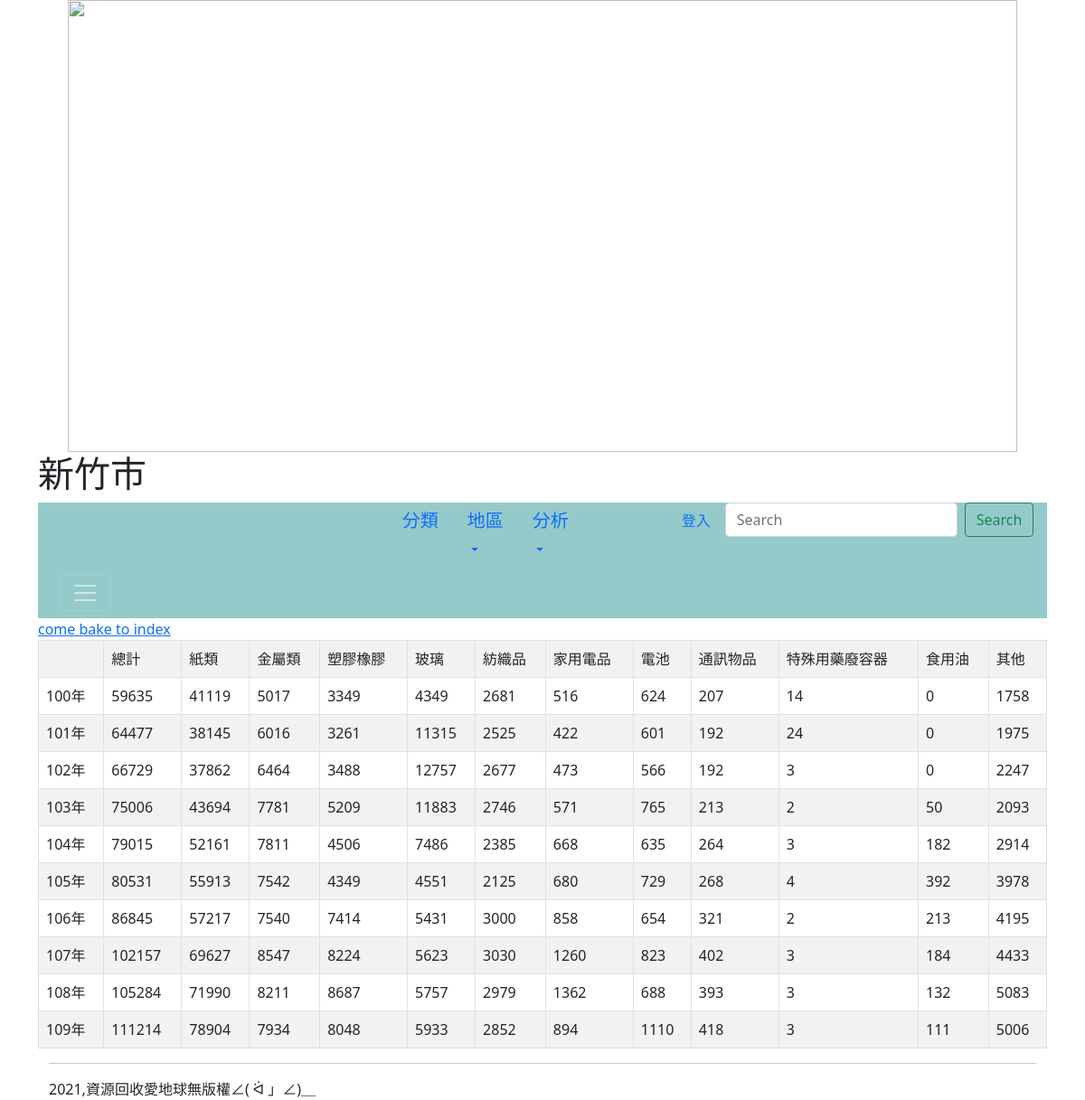
Page /hsinchu/ on the committed database.
### mysite/models.py (models this page shows, shortened)
class Type(models.Model):
	年度 = models.CharField(max_length=200)
	地區 =models.CharField(max_length=200)
	總計 = models.PositiveIntegerField(default=0)
	紙類 = models.PositiveIntegerField(default=0)
	金屬類 = models.PositiveIntegerField(default=0)
	塑膠橡膠= models.PositiveIntegerField(default=0)
	玻璃 = models.PositiveIntegerField(default=0)
	紡織品 = models.PositiveIntegerField(default=0)
	家用電品 = models.PositiveIntegerField(default=0)
	電池 = models.PositiveIntegerField(default=0)
	通訊物品 = models.PositiveIntegerField(default=0)
	特殊用藥廢容器 = models.PositiveIntegerField(default=0)
	食用油 = models.PositiveIntegerField(default=0)
	其他 = models.PositiveIntegerField(default=0)

### mysite/views.py (the view)
# urls.py: path('hsinchu/',hsinchu),
def hsinchu(request):
	types=Type.objects.all()
	types6=Type.objects.filter(地區="新竹市")
	return render(request, "hsinchu.html", locals())

### templates/hsinchu.html (shortened to what this page needs)
{% extends "base.html" %}
{% block headmessage %} <h1>新竹市</h1> {% endblock %}
{% block content %}
<a href="/">come bake to index</a><br>
<table class='table table-striped table-bordered'>
	<tr>
		<td>     </td>
		<td>總計</td>
		<td>紙類</td>
		<td>金屬類</td>
		<td>塑膠橡膠</td>
		<td>玻璃</td>
		<td>紡織品</td>
		<td>家用電品</td>
		<td>電池</td>
		<td>通訊物品</td>
		<td>特殊用藥廢容器</td>
		<td>食用油</td>
		<td>其他</td>
	</tr>
	{% for type in types6 %}
	<tr>
		<td>{{ type.年度 }}</td>
		<td>{{ type.總計 }}</td>
		<td>{{ type.紙類 }}</td>
		<td>{{ type.金屬類 }}</td>
		<td>{{ type.塑膠橡膠 }}</td>
		<td>{{ type.玻璃 }}</td>
		<td>{{ type.紡織品 }}</td>
		<td>{{ type.家用電品 }}</td>
		<td>{{ type.電池 }}</td>
		<td>{{ type.通訊物品 }}</td>
		<td>{{ type.特殊用藥廢容器 }}</td>
		<td>{{ type.食用油 }}</td>
		<td>{{ type.其他 }}</td>
	</tr>
	{% endfor %}
</table>
{% endblock %}

### rows in the picture
Type: 年度 "100年", 總計 "59635", 紙類 "41119", 金屬類 "5017", 塑膠橡膠 "3349", 玻璃 "4349", 紡織品 "2681", 家用電品 "516", 電池 "624", 通訊物品 "207", 特殊用藥廢容器 "14", 食用油 "0", 其他 "1758"
Type: 年度 "101年", 總計 "64477", 紙類 "38145", 金屬類 "6016", 塑膠橡膠 "3261", 玻璃 "11315", 紡織品 "2525", 家用電品 "422", 電池 "601", 通訊物品 "192", 特殊用藥廢容器 "24", 食用油 "0", 其他 "1975"
Type: 年度 "102年", 總計 "66729", 紙類 "37862", 金屬類 "6464", 塑膠橡膠 "3488", 玻璃 "12757", 紡織品 "2677", 家用電品 "473", 電池 "566", 通訊物品 "192", 特殊用藥廢容器 "3", 食用油 "0", 其他 "2247"
Type: 年度 "103年", 總計 "75006", 紙類 "43694", 金屬類 "7781", 塑膠橡膠 "5209", 玻璃 "11883", 紡織品 "2746", 家用電品 "571", 電池 "765", 通訊物品 "213", 特殊用藥廢容器 "2", 食用油 "50", 其他 "2093"
Type: 年度 "104年", 總計 "79015", 紙類 "52161", 金屬類 "7811", 塑膠橡膠 "4506", 玻璃 "7486", 紡織品 "2385", 家用電品 "668", 電池 "635", 通訊物品 "264", 特殊用藥廢容器 "3", 食用油 "182", 其他 "2914"
Type: 年度 "105年", 總計 "80531", 紙類 "55913", 金屬類 "7542", 塑膠橡膠 "4349", 玻璃 "4551", 紡織品 "2125", 家用電品 "680", 電池 "729", 通訊物品 "268", 特殊用藥廢容器 "4", 食用油 "392", 其他 "3978"
Type: 年度 "106年", 總計 "86845", 紙類 "57217", 金屬類 "7540", 塑膠橡膠 "7414", 玻璃 "5431", 紡織品 "3000", 家用電品 "858", 電池 "654", 通訊物品 "321", 特殊用藥廢容器 "2", 食用油 "213", 其他 "4195"
Type: 年度 "107年", 總計 "102157", 紙類 "69627", 金屬類 "8547", 塑膠橡膠 "8224", 玻璃 "5623", 紡織品 "3030", 家用電品 "1260", 電池 "823", 通訊物品 "402", 特殊用藥廢容器 "3", 食用油 "184", 其他 "4433"
Type: 年度 "108年", 總計 "105284", 紙類 "71990", 金屬類 "8211", 塑膠橡膠 "8687", 玻璃 "5757", 紡織品 "2979", 家用電品 "1362", 電池 "688", 通訊物品 "393", 特殊用藥廢容器 "3", 食用油 "132", 其他 "5083"
Type: 年度 "109年", 總計 "111214", 紙類 "78904", 金屬類 "7934", 塑膠橡膠 "8048", 玻璃 "5933", 紡織品 "2852", 家用電品 "894", 電池 "1110", 通訊物品 "418", 特殊用藥廢容器 "3", 食用油 "111", 其他 "5006"
